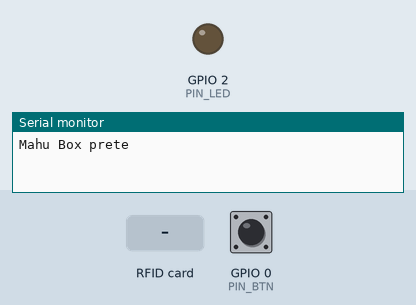
A sketch run on a simulated ESP32. Parts: output pins drawn as LEDs (lit = HIGH), the last lines printed to the serial monitor. Dashed ring = blinking. Inputs (shaded band) come from the test bench; at power-on: GPIO 0 (PIN_BTN) HIGH. EEPROM starts erased; USB keyboard and mouse output is not drawn.

Above: at 1.4 s.
1.5 s: GPIO 0 (PIN_BTN) pulled LOW for 0.15 s
At 1.85 s:
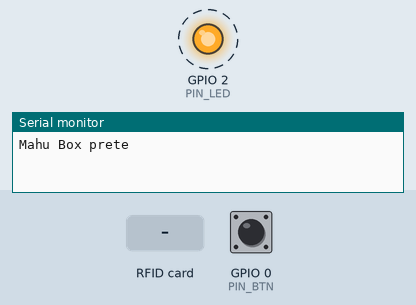
3.6 s: RFID card 5E 7A 19 C4 held to the reader
At 4.8 s:
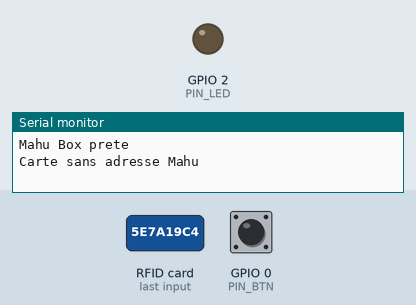
6.6 s: GPIO 0 (PIN_BTN) pulled LOW for 1 s
At 7.91 s:
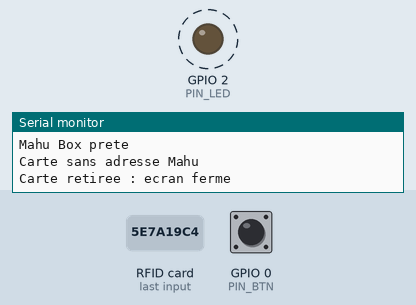
9.6 s: GPIO 0 (PIN_BTN) pulled LOW for 3.2 s
At 13.04 s:
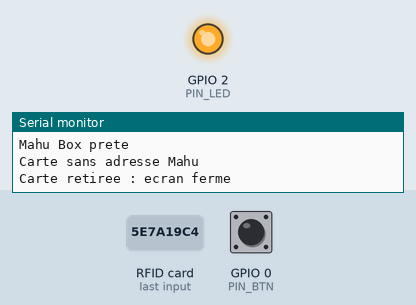
Timing chart, 0 to 14.6 s (numbered marks = the images above; inputs shaded):
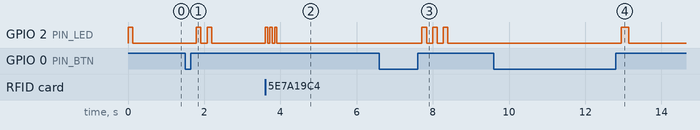

The sketch:

mahubox-esp32.ino
```cpp
/*
  Mahu Box (ESP32) - le lecteur de carte qui ouvre ton ordinateur Mahu.

  L'ESP32 se presente en Bluetooth comme un CLAVIER ("Mahu Box"). Carte posee
  sur le lecteur NFC : il lit l'adresse ecrite dans la carte
  (https://call.mahu.cards/c/CODE) et la "tape" dans l'appareil appaire
  (ouverture du navigateur + adresse + Entree). Carte retiree : il ferme
  l'onglet (Ctrl+W) -> l'ordinateur se verrouille, rien ne reste a l'ecran.

  Materiel : ESP32 (classique, S3 ou C3 - pas S2) + module PN532 en I2C.
    PN532 VCC -> 3V3   GND -> GND   SDA -> GPIO 21   SCL -> GPIO 22
    PN532 IRQ -> GPIO 4   RSTO -> GPIO 5
    Interrupteurs du PN532 : mode I2C (SEL0 = ON, SEL1 = OFF).
  LED : celle de la carte ESP32 (GPIO 2). Bouton : BOOT (GPIO 0).

  Bouton BOOT :
    appui court  -> appareil suivant : Windows -> Android -> Mac (1, 2 ou 3 clignotements)
    appui long   -> clavier AZERTY <-> QWERTY (clignotement long = AZERTY)

  Arduino IDE : carte "ESP32 Dev Module" (paquet esp32 version 2.0.17),
  bibliotheques "Adafruit PN532" et "ESP32 BLE Keyboard" (T-vK).
*/

#include <Wire.h>
#include <Adafruit_PN532.h>
#include <BleKeyboard.h>
#include <Preferences.h>

#define PIN_SDA 21
#define PIN_SCL 22
#define PIN_IRQ 4
#define PIN_RST 5
#define PIN_LED 2
#define PIN_BTN 0

Adafruit_PN532 nfc(PIN_IRQ, PIN_RST);
BleKeyboard keyboard("Mahu Box", "Mahu", 100);
Preferences prefs;

enum Host { WINDOWS = 0, ANDROID = 1, MAC = 2 };
int host = WINDOWS;
bool azerty = true;

bool cardPresent = false;
int misses = 0;
unsigned long btnDown = 0;

// ---------------------------------------------------------------- LED

void blink(int n, int on = 120, int off = 160) {
  for (int i = 0; i < n; i++) {
    digitalWrite(PIN_LED, HIGH); delay(on);
    digitalWrite(PIN_LED, LOW); delay(off);
  }
}

// ---------------------------------------------------------------- frappe

// Le clavier Bluetooth envoie des touches "americaines". Sur un ordinateur
// AZERTY, la meme touche donne un autre caractere : on envoie donc la touche
// QWERTY qui, en AZERTY, produit le caractere voulu.
char azertyKey(char c) {
  switch (c) {
    case 'a': return 'q'; case 'q': return 'a'; case 'z': return 'w'; case 'w': return 'z';
    case 'A': return 'Q'; case 'Q': return 'A'; case 'Z': return 'W'; case 'W': return 'Z';
    case 'm': return ';'; case 'M': return ':';
    case '0': return ')'; case '1': return '!'; case '2': return '@'; case '3': return '#'; case '4': return '$';
    case '5': return '%'; case '6': return '^'; case '7': return '&'; case '8': return '*'; case '9': return '(';
    case '.': return '<'; case '/': return '>'; case ':': return '.'; case '?': return 'M';
    case '-': return '6'; case '_': return '8'; case '=': return '=';
    default: return c;
  }
}

void typeText(const String &s) {
  for (size_t i = 0; i < s.length(); i++) {
    char c = azerty ? azertyKey(s[i]) : s[i];
    keyboard.write((uint8_t)c);
    delay(12);
  }
}

void combo(uint8_t mod, uint8_t key) {
  keyboard.press(mod);
  keyboard.press(key);
  delay(60);
  keyboard.releaseAll();
}

// Lettre a presser avec un modificateur : position de la touche selon le clavier.
uint8_t letter(char c) { return azerty ? (uint8_t)azertyKey(c) : (uint8_t)c; }

void openUrl(const String &url) {
  switch (host) {
    case WINDOWS:
      combo(KEY_LEFT_GUI, letter('r'));      // Executer
      delay(600);
      typeText(url);
      break;
    case ANDROID:
      combo(KEY_LEFT_GUI, letter('b'));      // navigateur
      delay(1500);
      combo(KEY_LEFT_CTRL, letter('l'));     // barre d'adresse
      delay(300);
      typeText(url);
      break;
    case MAC:
      combo(KEY_LEFT_GUI, ' ');              // Spotlight
      delay(600);
      typeText(url);
      break;
  }
  delay(150);
  keyboard.write(KEY_RETURN);
}

void closeScreen() {
  // En plein ecran, la page capture le clavier : Echap maintenu 2,5 s fait
  // sortir du plein ecran (regle du navigateur), puis on ferme l'onglet.
  keyboard.press(KEY_ESC);
  delay(2500);
  keyboard.releaseAll();
  delay(400);
  uint8_t mod = host == MAC ? KEY_LEFT_GUI : KEY_LEFT_CTRL;
  combo(mod, letter('w'));                   // fermer l'onglet
}

// ---------------------------------------------------------------- carte

// Lit l'adresse NDEF (enregistrement URI) d'une carte NTAG / Ultralight.
String readCardUrl() {
  static const char *prefixes[] = {"", "http://www.", "https://www.", "http://", "https://"};
  uint8_t mem[160];
  int n = 0;
  for (uint8_t page = 4; page < 44 && n + 4 <= (int)sizeof(mem); page++) {
    uint8_t buf[4];
    if (!nfc.ntag2xx_ReadPage(page, buf)) break;
    memcpy(mem + n, buf, 4);
    n += 4;
  }
  int i = 0;
  while (i < n) {
    uint8_t t = mem[i];
    if (t == 0x00) { i++; continue; }
    if (t == 0xFE || i + 1 >= n) break;
    int len = mem[i + 1], start = i + 2;
    if (len == 0xFF) { if (i + 3 >= n) break; len = (mem[i + 2] << 8) | mem[i + 3]; start = i + 4; }
    if (t == 0x03) {
      if (start + 3 > n) break;
      uint8_t hdr = mem[start];
      uint8_t typeLen = mem[start + 1];
      if (!(hdr & 0x10)) break;                // enregistrement court attendu
      int payLen = mem[start + 2];
      int p = start + 3 + ((hdr & 0x08) ? 1 : 0);
      if (typeLen != 1 || p >= n || mem[p] != 'U' || payLen < 1) break;
      p += 1;
      uint8_t pre = mem[p];
      String url = pre < 5 ? prefixes[pre] : "";
      for (int k = 1; k < payLen && p + k < n; k++) url += (char)mem[p + k];
      return url;
    }
    i = start + len;
  }
  return "";
}

// Extrait le code de "https://call.mahu.cards/c/CODE".
String cardCode(const String &url) {
  int at = url.indexOf("/c/");
  if (at < 0) return "";
  String code = url.substring(at + 3);
  int end = 0;
  while (end < (int)code.length() && (isalnum(code[end]) || code[end] == '-' || code[end] == '_')) end++;
  return code.substring(0, end);
}

// ---------------------------------------------------------------- programme

void setup() {
  pinMode(PIN_LED, OUTPUT);
  pinMode(PIN_BTN, INPUT_PULLUP);
  Serial.begin(115200);

  prefs.begin("mahubox", false);
  host = prefs.getInt("host", WINDOWS);
  azerty = prefs.getBool("azerty", true);

  Wire.begin(PIN_SDA, PIN_SCL);
  nfc.begin();
  if (!nfc.getFirmwareVersion()) {
    Serial.println("PN532 introuvable : verifier le cablage et le mode I2C");
    while (true) blink(1, 60, 60);          // clignotement rapide = lecteur absent
  }
  nfc.SAMConfig();
  keyboard.begin();
  Serial.println("Mahu Box prete");
  blink(host + 1);
}

void handleButton() {
  bool down = digitalRead(PIN_BTN) == LOW;
  if (down && btnDown == 0) btnDown = millis();
  if (!down && btnDown != 0) {
    unsigned long held = millis() - btnDown;
    btnDown = 0;
    if (held > 1200) {
      azerty = !azerty;
      prefs.putBool("azerty", azerty);
      blink(1, azerty ? 900 : 200);
    } else if (held > 40) {
      host = (host + 1) % 3;
      prefs.putInt("host", host);
      blink(host + 1);
    }
  }
}

void loop() {
  handleButton();

  uint8_t uid[7];
  uint8_t uidLen = 0;
  bool seen = nfc.readPassiveTargetID(PN532_MIFARE_ISO14443A, uid, &uidLen, 120);

  if (seen) {
    misses = 0;
    if (!cardPresent) {
      cardPresent = true;
      digitalWrite(PIN_LED, HIGH);
      String code = cardCode(readCardUrl());
      if (code.length() == 0) {
        Serial.println("Carte sans adresse Mahu");
        blink(3, 60, 60);
      } else if (!keyboard.isConnected()) {
        Serial.println("Pas d'appareil appaire en Bluetooth");
        blink(5, 60, 60);
      } else {
        Serial.println("Ouverture de l'ordinateur " + code);
        openUrl("https://call.mahu.cards/c/" + code);
      }
    }
  } else if (cardPresent && ++misses >= 4) {   // ~0,5 s sans carte = retiree
    cardPresent = false;
    digitalWrite(PIN_LED, LOW);
    if (keyboard.isConnected()) closeScreen();
    Serial.println("Carte retiree : ecran ferme");
  }
  delay(30);
}
```

Measured:
- after the input at 1.5 s, GPIO 2 (PIN_LED): alternates HIGH for 0.12 s and LOW for 0.16 s, 4 changes in all, then stays LOW, starting after 0.29 s
- after the input at 3.6 s, GPIO 2 (PIN_LED): alternates HIGH for 0.06 s and LOW for 0.06 s, 6 changes in all, then stays LOW, starting at once
- after the input at 6.6 s, GPIO 2 (PIN_LED): alternates HIGH for 0.12 s and LOW for 0.16 s, 6 changes in all, then stays LOW, starting after 1.1 s
- after the input at 9.6 s, GPIO 2 (PIN_LED): LOW → HIGH after 3.3 s, → LOW 0.20 s later
